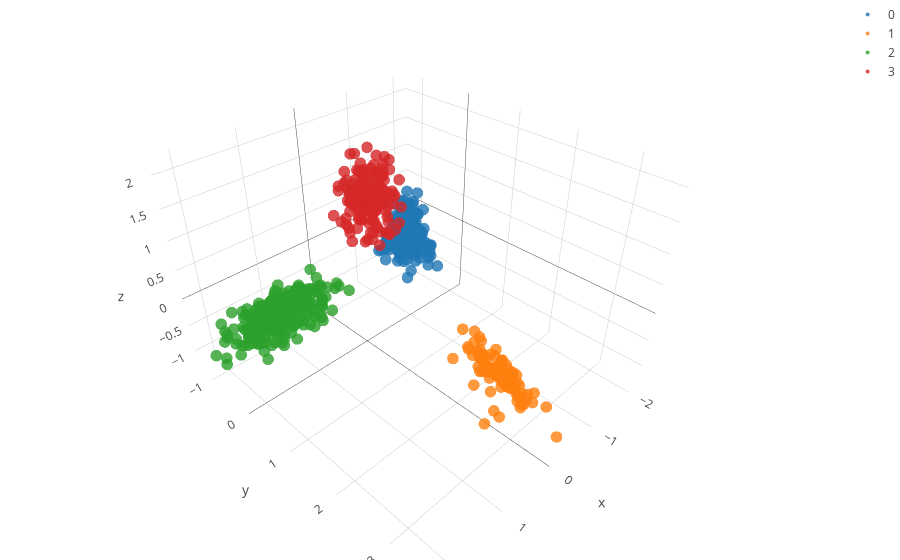

This figure's notebook cell:
### Code cell
## lets visualize the result now:

fig_data= [go.Scatter3d(
        x = features[[x for x in range(sum(Sizes)) if labels[x] == i],0],
        y = features[[x for x in range(sum(Sizes)) if labels[x] == i],1],
        z = features[[x for x in range(sum(Sizes)) if labels[x] == i],2],
        type='scatter3d',
        mode= "markers",
        marker= {
        'line': {'width': 0},
        'size': 4,
        'symbol': 'circle',
      "opacity": .8
      },
      name= str(i)
    ) for i in range(N_pops)]


layout = go.Layout(
    margin=dict(
        l=0,
        r=0,
        b=0,
        t=0
    )
)

fig = go.Figure(data=fig_data, layout=layout)
iplot(fig)
